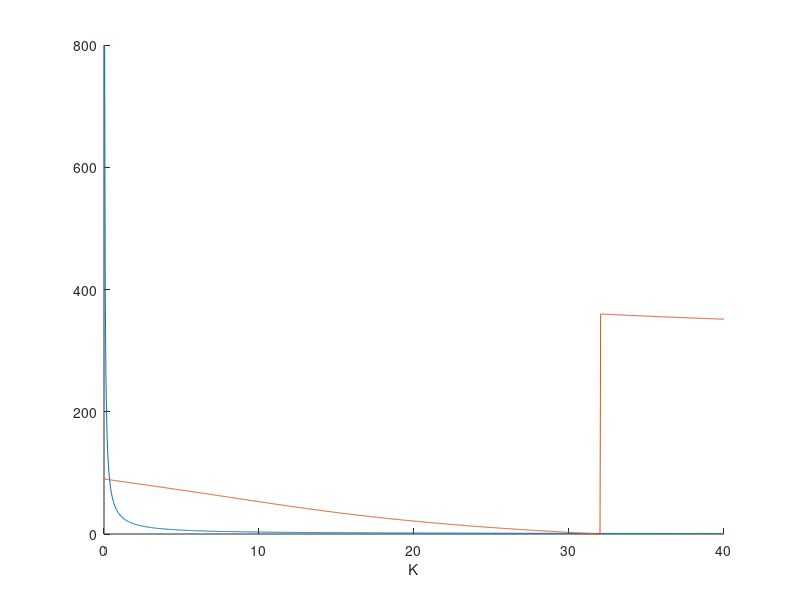

The MATLAB script that drew this image: (Note: this script raises an error after producing the figure.)
sys_1_a = tf(1, conv([1 0], [1 4 8]));

Ks = 0.04:0.04:40;
Gms = [];
Pms = [];
for i=1:1000
    [Gm, Pm, ~, ~] = margin(sys_1_a*Ks(i));
    Gms(i) = Gm;
    Pms(i) = Pm;
end
figure
hold on
plot(Ks, Gms);
plot(Ks, Pms);
xlabel("K")
yline(1, '--', "Unity gain margin")
yline(0, '--', "Zero phase margin")
legend(["G_m", "P_m"])
ylim([-1, 10])
hold off